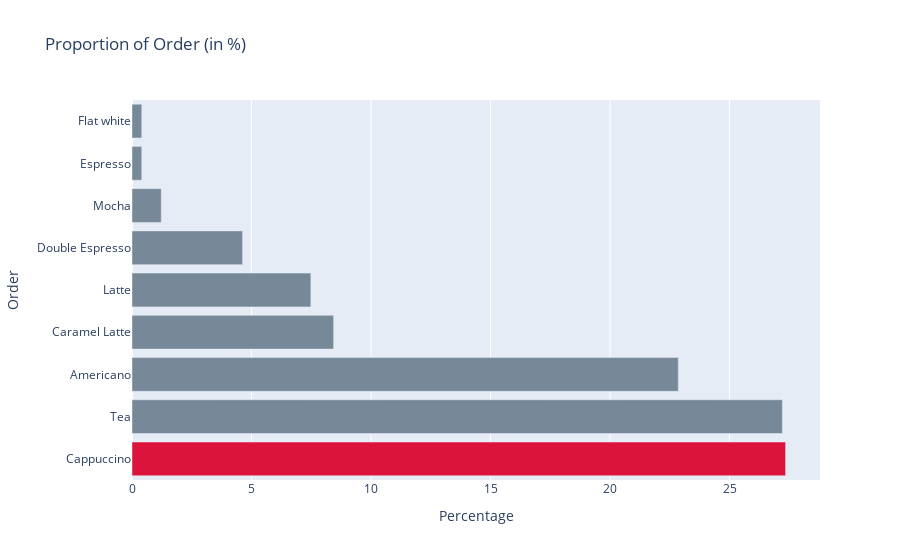

Notebook cell for this chart:
### Code cell
counts = df3['Order'].value_counts()*100/sum(df3['Order'].value_counts())
popular_labels = counts.index[:10]   # Top 10
popular_labels
colors = ['lightslategray',] * len(popular_labels)
colors[0] = 'crimson'
fig = go.Figure(data=[go.Bar(
    x=counts[:10],
    y=popular_labels,
    marker_color=colors, # marker color can be a single color value or an iterable
    orientation='h'
)])

fig.update_layout(title_text='Proportion of Order (in %)',
                  xaxis_title="Percentage",
                  yaxis_title="Order")

### Figure 1 — Plotly figure (JSON) as saved in the notebook; plotly's stock layout.template omitted (floating-point values rounded to 4 significant figures)
{"data": [{"marker": {"color": ["crimson", "lightslategray", "lightslategray", "lightslategray", "lightslategray", "lightslategray", "lightslategray", "lightslategray", "lightslategray"]}, "orientation": "h", "type": "bar", "x": [27.35, 27.21, 22.86, 8.435, 7.483, 4.626, 1.224, 0.4082, 0.4082], "y": ["Cappuccino", "Tea", "Americano", "Caramel Latte", "Latte", "Double Espresso", "Mocha", "Espresso", "Flat white"]}], "layout": {"autosize": true, "title": {"text": "Proportion of Order (in %)"}, "xaxis": {"autorange": true, "range": [0, 28.79], "title": {"text": "Percentage"}, "type": "linear"}, "yaxis": {"autorange": true, "range": [-0.5, 8.5], "title": {"text": "Order"}, "type": "category"}}}
